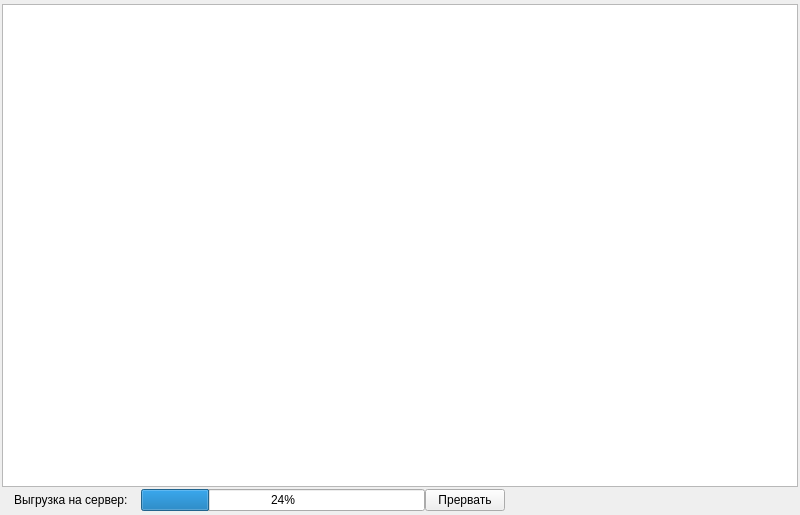
<?xml version="1.0" encoding="UTF-8"?>
<ui version="4.0">
 <class>FrameLibListDataItems</class>
 <widget class="QWidget" name="FrameLibListDataItems">
  <property name="geometry">
   <rect>
    <x>0</x>
    <y>0</y>
    <width>800</width>
    <height>515</height>
   </rect>
  </property>
  <property name="windowTitle">
   <string>Form</string>
  </property>
  <layout class="QVBoxLayout" name="verticalLayout">
   <property name="spacing">
    <number>2</number>
   </property>
   <property name="leftMargin">
    <number>2</number>
   </property>
   <property name="topMargin">
    <number>2</number>
   </property>
   <property name="rightMargin">
    <number>2</number>
   </property>
   <property name="bottomMargin">
    <number>2</number>
   </property>
   <item>
    <widget class="FrameSearchTable" name="widgetSearch" native="true"/>
   </item>
   <item>
    <widget class="QTreeView" name="treeViewImages">
     <property name="alternatingRowColors">
      <bool>false</bool>
     </property>
     <property name="selectionMode">
      <enum>QAbstractItemView::ExtendedSelection</enum>
     </property>
     <property name="selectionBehavior">
      <enum>QAbstractItemView::SelectRows</enum>
     </property>
     <property name="rootIsDecorated">
      <bool>false</bool>
     </property>
     <property name="itemsExpandable">
      <bool>false</bool>
     </property>
     <property name="sortingEnabled">
      <bool>false</bool>
     </property>
     <attribute name="headerStretchLastSection">
      <bool>false</bool>
     </attribute>
    </widget>
   </item>
   <item>
    <widget class="QWidget" name="widgetProgress" native="true">
     <layout class="QHBoxLayout" name="horizontalLayout_3">
      <property name="spacing">
       <number>0</number>
      </property>
      <property name="topMargin">
       <number>0</number>
      </property>
      <property name="bottomMargin">
       <number>0</number>
      </property>
      <item>
       <widget class="QLabel" name="labelProgress">
        <property name="styleSheet">
         <string notr="true">padding-right: 10px;</string>
        </property>
        <property name="text">
         <string>Выгрузка на сервер:</string>
        </property>
       </widget>
      </item>
      <item>
       <widget class="QProgressBar" name="progressBar">
        <property name="value">
         <number>24</number>
        </property>
       </widget>
      </item>
      <item>
       <widget class="QPushButton" name="pushButtonBreakLoad">
        <property name="text">
         <string>Прервать</string>
        </property>
       </widget>
      </item>
      <item>
       <spacer name="horizontalSpacer_2">
        <property name="orientation">
         <enum>Qt::Horizontal</enum>
        </property>
        <property name="sizeHint" stdset="0">
         <size>
          <width>40</width>
          <height>20</height>
         </size>
        </property>
       </spacer>
      </item>
     </layout>
    </widget>
   </item>
   <item>
    <widget class="FramePageNavigator" name="widgetNavigator" native="true"/>
   </item>
  </layout>
 </widget>
 <customwidgets>
  <customwidget>
   <class>FramePageNavigator</class>
   <extends>QWidget</extends>
   <header>framepagenavigator.h</header>
   <container>1</container>
  </customwidget>
  <customwidget>
   <class>FrameSearchTable</class>
   <extends>QWidget</extends>
   <header>framesearchtable.h</header>
   <container>1</container>
  </customwidget>
 </customwidgets>
 <resources/>
 <connections/>
</ui>
